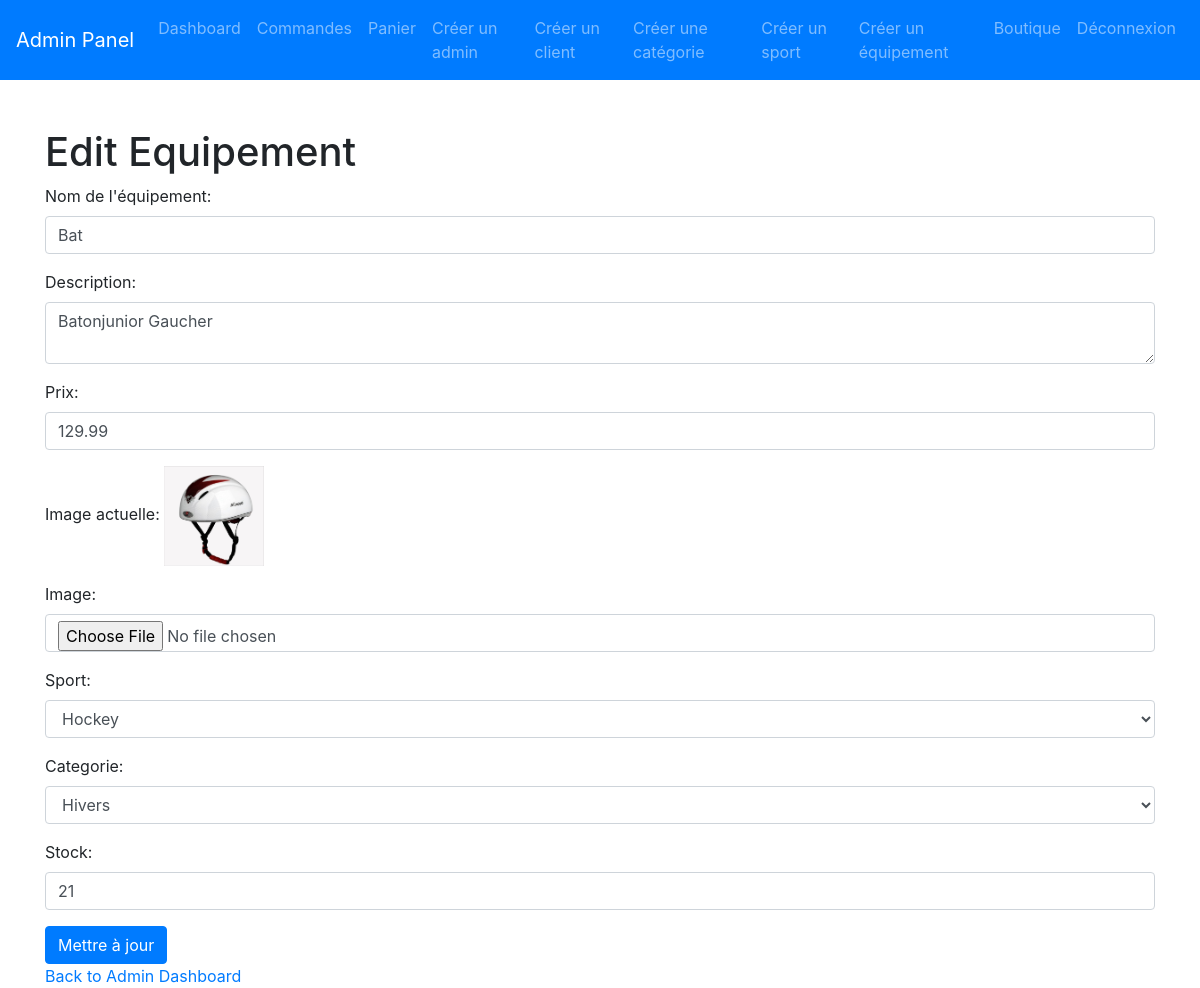
The page /update_equipement.php?id=24 on the database its author committed.
### tables this page shows
CREATE TABLE `equipement` (
  `id` int(11) NOT NULL,
  `nom` varchar(255) NOT NULL,
  `description` text NOT NULL,
  `prix` decimal(10,2) NOT NULL,
  `image` varchar(255) DEFAULT NULL,
  `categorie_id` int(11) DEFAULT NULL,
  `sport_id` int(11) DEFAULT NULL,
  `stock` int(11) DEFAULT NULL,
  `sexe` char(1) DEFAULT 'U'
);

### includes/chargement.php (called while the page is built, shortened)
<?php
if (!function_exists('chargement')) {
function chargement($classe){
    $model = "./app/classe/".$classe.".class.php";
}
}

### app/classe/Request.class.php (called while the page is built, shortened)
<?php
class Request{
    protected $sql;
    public function setSql($sql) {
        $this->sql = $sql;
    }
    public function getLines($oCon, $params = [], $uneSeuleLigne = false) {
        $oStatement = $oCon->prepare($this->sql);
        if (array_keys($params) !== range(0, count($params) - 1)) {
            foreach ($params as $nomParam => $valParam) {
                $oStatement->bindValue(':'.$nomParam, $valParam, is_int($valParam) ? PDO::PARAM_INT : PDO::PARAM_STR);
            }
            $oStatement->execute();
        } else {
            $oStatement->execute($params);
        }
        $resultat = $uneSeuleLigne ? $oStatement->fetch(PDO::FETCH_ASSOC) :
        $oStatement->fetchAll(PDO::FETCH_ASSOC);
        return $resultat;
    }
}
?>

### update_equipement.php (the view, shortened to what this page needs)
<!DOCTYPE html>
<html>
<body>
<?php
include './includes/chargement.php';
include './includes/navbar_admin.php';
$equipement_id = $_GET['id'] ?? null;
$dbConn = new DatabaseConnexion($GLOBALS['DBHOST'], $GLOBALS['DBNAME'], $GLOBALS['DBUSER'], $GLOBALS['DBPASS']);
$conn = $dbConn->connexion();
$request = new Request();
$request->setSql("SELECT * FROM Equipement WHERE id = :id");
$equipement = $request->getLines($conn, ['id' => $equipement_id])[0] ?? null;
?>
<!DOCTYPE html>
<html lang="en">
<head>
    <link href="https://maxcdn.bootstrapcdn.com/bootstrap/4.5.2/css/bootstrap.min.css" rel="stylesheet">
</head>
<body>
<div class="container mt-5">
    <h1>Edit Equipement</h1>
<form action="update_equipement.php?id=<?php echo $equipement_id; ?>" method="post" enctype="multipart/form-data">
<div class="form-group">
    <label for="nom">Nom de l'équipement:</label>
    <input type="text" class="form-control" id="nom" name="nom" value="<?php echo $equipement['nom']; ?>">
</div>
<div class="form-group">
    <label for="description">Description:</label>
    <textarea class="form-control" id="description" name="description"><?php echo $equipement['description']; ?></textarea>
</div>
<div class="form-group">
    <label for="prix">Prix:</label>
    <input type="number" step="0.01" class="form-control" id="prix" name="prix" value="<?php echo $equipement['prix']; ?>">
</div>
<div class="form-group">
    <label for="image">Image actuelle:</label>
    <img src=".<?php echo $equipement['image']; ?>" alt="Equipement Image" width="100">
</div>
<div class="form-group">
    <label for="image">Image:</label>
    <input type="file" class="form-control" id="image" name="image">
</div>
<div class="form-group">
            <label for="sport_id">Sport:</label>
            <select class="form-control" id="sport_id" name="sport_id">
                <?php
                $request->setSql("SELECT id, nom FROM Sport");
                $sports = $request->getLines($conn);
                foreach ($sports as $sport) {
                    $selected = $equipement['sport_id'] == $sport['id'] ? 'selected' : '';
                    echo "<option value='" . $sport['id'] . "' " . $selected . ">" . $sport['nom'] . "</option>";
                }
                ?>
            </select>
        </div>
    <div class="form-group">
            <label for="categorie_id">Categorie:</label>
            <select class="form-control" id="categorie_id" name="categorie_id">
                <?php
                $request->setSql("SELECT id, categorie FROM Categorie");
                $categories = $request->getLines($conn);
                foreach ($categories as $category) {
                    $selected = $equipement['categorie_id'] == $category['id'] ? 'selected' : '';
                    echo "<option value='" . $category['id'] . "' " . $selected . ">" . $category['categorie'] . "</option>";
                }
                ?>
            </select>
        </div>
<div class="form-group">
    <label for="stock">Stock:</label>
    <input type="number" step="1" class="form-control" id="stock" name="stock" value="<?php echo $equipement['stock']; ?>">
</div>
    <input type="submit" class="btn btn-primary" value="Mettre à jour">
</form>
<a href="admin_dashboard.php">Back to Admin Dashboard</a>
</div>
</body>
</html>

### rows shown on the page
equipement: nom "Bat", description "Batonjunior Gaucher", prix "129.99", image (picture), stock "21"

### other values the page prints
form field sport_id "Hockey"
form field categorie_id "Hivers"
